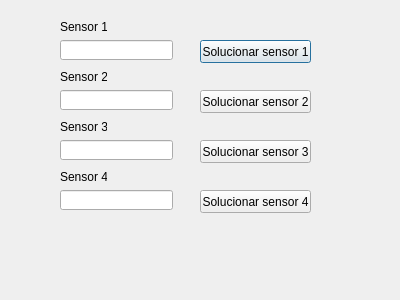
<?xml version="1.0" encoding="UTF-8"?>
<ui version="4.0">
 <class>Ventana1</class>
 <widget class="QDialog" name="Ventana1">
  <property name="geometry">
   <rect>
    <x>0</x>
    <y>0</y>
    <width>400</width>
    <height>300</height>
   </rect>
  </property>
  <property name="windowTitle">
   <string>Dialog</string>
  </property>
  <widget class="QLineEdit" name="lineEdit">
   <property name="geometry">
    <rect>
     <x>60</x>
     <y>40</y>
     <width>113</width>
     <height>20</height>
    </rect>
   </property>
  </widget>
  <widget class="QLineEdit" name="lineEdit_2">
   <property name="geometry">
    <rect>
     <x>60</x>
     <y>90</y>
     <width>113</width>
     <height>20</height>
    </rect>
   </property>
  </widget>
  <widget class="QLineEdit" name="lineEdit_3">
   <property name="geometry">
    <rect>
     <x>60</x>
     <y>140</y>
     <width>113</width>
     <height>20</height>
    </rect>
   </property>
  </widget>
  <widget class="QLineEdit" name="lineEdit_4">
   <property name="geometry">
    <rect>
     <x>60</x>
     <y>190</y>
     <width>113</width>
     <height>20</height>
    </rect>
   </property>
  </widget>
  <widget class="QLabel" name="label">
   <property name="geometry">
    <rect>
     <x>60</x>
     <y>20</y>
     <width>47</width>
     <height>13</height>
    </rect>
   </property>
   <property name="text">
    <string>Sensor 1</string>
   </property>
  </widget>
  <widget class="QLabel" name="label_2">
   <property name="geometry">
    <rect>
     <x>60</x>
     <y>70</y>
     <width>47</width>
     <height>13</height>
    </rect>
   </property>
   <property name="text">
    <string>Sensor 2</string>
   </property>
  </widget>
  <widget class="QLabel" name="label_3">
   <property name="geometry">
    <rect>
     <x>60</x>
     <y>120</y>
     <width>47</width>
     <height>13</height>
    </rect>
   </property>
   <property name="text">
    <string>Sensor 3</string>
   </property>
  </widget>
  <widget class="QLabel" name="label_4">
   <property name="geometry">
    <rect>
     <x>60</x>
     <y>170</y>
     <width>47</width>
     <height>13</height>
    </rect>
   </property>
   <property name="text">
    <string>Sensor 4</string>
   </property>
  </widget>
  <widget class="QPushButton" name="pushButton">
   <property name="geometry">
    <rect>
     <x>200</x>
     <y>40</y>
     <width>111</width>
     <height>23</height>
    </rect>
   </property>
   <property name="text">
    <string>Solucionar sensor 1</string>
   </property>
  </widget>
  <widget class="QPushButton" name="pushButton_2">
   <property name="geometry">
    <rect>
     <x>200</x>
     <y>90</y>
     <width>111</width>
     <height>23</height>
    </rect>
   </property>
   <property name="text">
    <string>Solucionar sensor 2</string>
   </property>
  </widget>
  <widget class="QPushButton" name="pushButton_3">
   <property name="geometry">
    <rect>
     <x>200</x>
     <y>140</y>
     <width>111</width>
     <height>23</height>
    </rect>
   </property>
   <property name="text">
    <string>Solucionar sensor 3</string>
   </property>
  </widget>
  <widget class="QPushButton" name="pushButton_4">
   <property name="geometry">
    <rect>
     <x>200</x>
     <y>190</y>
     <width>111</width>
     <height>23</height>
    </rect>
   </property>
   <property name="text">
    <string>Solucionar sensor 4</string>
   </property>
  </widget>
 </widget>
 <resources/>
 <connections/>
</ui>
